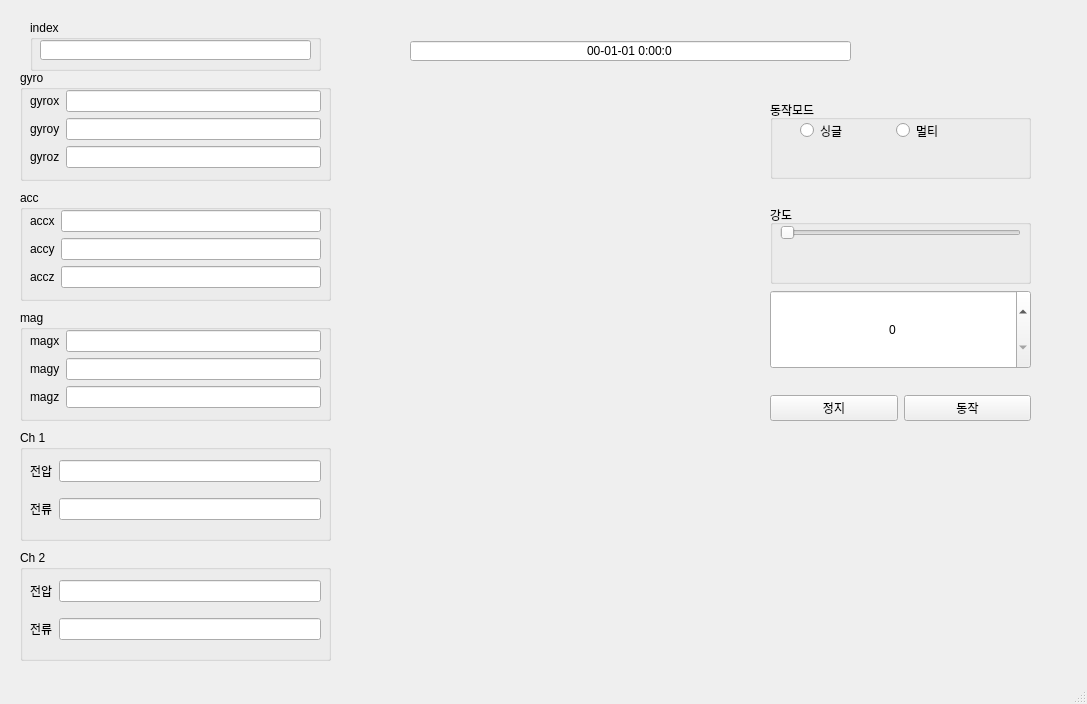
<?xml version="1.0" encoding="UTF-8"?>
<ui version="4.0">
 <class>MainWindow</class>
 <widget class="QMainWindow" name="MainWindow">
  <property name="geometry">
   <rect>
    <x>0</x>
    <y>0</y>
    <width>1087</width>
    <height>704</height>
   </rect>
  </property>
  <property name="sizePolicy">
   <sizepolicy hsizetype="Preferred" vsizetype="Maximum">
    <horstretch>0</horstretch>
    <verstretch>0</verstretch>
   </sizepolicy>
  </property>
  <property name="windowTitle">
   <string>MainWindow</string>
  </property>
  <property name="styleSheet">
   <string notr="true"/>
  </property>
  <widget class="QWidget" name="centralwidget">
   <widget class="QWidget" name="verticalLayoutWidget">
    <property name="geometry">
     <rect>
      <x>770</x>
      <y>100</y>
      <width>261</width>
      <height>321</height>
     </rect>
    </property>
    <layout class="QVBoxLayout" name="verticalLayout">
     <item>
      <widget class="QGroupBox" name="ModeGroupBox">
       <property name="title">
        <string>동작모드</string>
       </property>
       <property name="flat">
        <bool>false</bool>
       </property>
       <widget class="QWidget" name="horizontalLayoutWidget_2">
        <property name="geometry">
         <rect>
          <x>30</x>
          <y>20</y>
          <width>186</width>
          <height>21</height>
         </rect>
        </property>
        <layout class="QHBoxLayout" name="horizontalLayout_2">
         <item>
          <widget class="QRadioButton" name="SingleModeRadioButton">
           <property name="text">
            <string>싱글</string>
           </property>
          </widget>
         </item>
         <item>
          <widget class="QRadioButton" name="MultiModeRadioButton">
           <property name="text">
            <string>멀티</string>
           </property>
          </widget>
         </item>
        </layout>
       </widget>
      </widget>
     </item>
     <item>
      <spacer name="horizontalSpacer">
       <property name="orientation">
        <enum>Qt::Horizontal</enum>
       </property>
       <property name="sizeHint" stdset="0">
        <size>
         <width>40</width>
         <height>20</height>
        </size>
       </property>
      </spacer>
     </item>
     <item>
      <widget class="QGroupBox" name="IntensityGroupBox">
       <property name="title">
        <string>강도</string>
       </property>
       <widget class="QSlider" name="InsensityHorizontalSlider">
        <property name="geometry">
         <rect>
          <x>10</x>
          <y>20</y>
          <width>241</width>
          <height>16</height>
         </rect>
        </property>
        <property name="sizePolicy">
         <sizepolicy hsizetype="Maximum" vsizetype="Expanding">
          <horstretch>0</horstretch>
          <verstretch>0</verstretch>
         </sizepolicy>
        </property>
        <property name="orientation">
         <enum>Qt::Horizontal</enum>
        </property>
       </widget>
      </widget>
     </item>
     <item>
      <widget class="QSpinBox" name="IntensitySpinBox">
       <property name="sizePolicy">
        <sizepolicy hsizetype="Minimum" vsizetype="Preferred">
         <horstretch>0</horstretch>
         <verstretch>0</verstretch>
        </sizepolicy>
       </property>
       <property name="alignment">
        <set>Qt::AlignCenter</set>
       </property>
      </widget>
     </item>
     <item>
      <spacer name="horizontalSpacer_2">
       <property name="orientation">
        <enum>Qt::Horizontal</enum>
       </property>
       <property name="sizeHint" stdset="0">
        <size>
         <width>40</width>
         <height>20</height>
        </size>
       </property>
      </spacer>
     </item>
     <item>
      <layout class="QHBoxLayout" name="CommandGroupBox">
       <item>
        <widget class="QPushButton" name="StopCommandButton">
         <property name="text">
          <string>정지</string>
         </property>
        </widget>
       </item>
       <item>
        <widget class="QPushButton" name="StartCommandButton">
         <property name="text">
          <string>동작</string>
         </property>
        </widget>
       </item>
      </layout>
     </item>
    </layout>
   </widget>
   <widget class="QGroupBox" name="Ch1GroupBox">
    <property name="geometry">
     <rect>
      <x>20</x>
      <y>430</y>
      <width>311</width>
      <height>111</height>
     </rect>
    </property>
    <property name="title">
     <string>Ch 1</string>
    </property>
    <widget class="QWidget" name="verticalLayoutWidget_2">
     <property name="geometry">
      <rect>
       <x>10</x>
       <y>20</y>
       <width>291</width>
       <height>80</height>
      </rect>
     </property>
     <layout class="QVBoxLayout" name="verticalLayout_2">
      <item>
       <layout class="QHBoxLayout" name="horizontalLayout_3">
        <item>
         <widget class="QLabel" name="label_Ch1_vol">
          <property name="text">
           <string>전압</string>
          </property>
         </widget>
        </item>
        <item>
         <widget class="QLineEdit" name="lineEdit_Ch1_vol">
          <property name="sizePolicy">
           <sizepolicy hsizetype="Expanding" vsizetype="Fixed">
            <horstretch>0</horstretch>
            <verstretch>0</verstretch>
           </sizepolicy>
          </property>
          <property name="baseSize">
           <size>
            <width>5</width>
            <height>0</height>
           </size>
          </property>
         </widget>
        </item>
       </layout>
      </item>
      <item>
       <layout class="QHBoxLayout" name="horizontalLayout">
        <item>
         <widget class="QLabel" name="label_Ch1_amp">
          <property name="text">
           <string>전류</string>
          </property>
         </widget>
        </item>
        <item>
         <widget class="QLineEdit" name="lineEdit_Ch1_amp"/>
        </item>
       </layout>
      </item>
     </layout>
    </widget>
   </widget>
   <widget class="QGroupBox" name="Ch2GroupBox">
    <property name="geometry">
     <rect>
      <x>20</x>
      <y>550</y>
      <width>311</width>
      <height>111</height>
     </rect>
    </property>
    <property name="title">
     <string>Ch 2</string>
    </property>
    <widget class="QWidget" name="verticalLayoutWidget_4">
     <property name="geometry">
      <rect>
       <x>10</x>
       <y>20</y>
       <width>291</width>
       <height>80</height>
      </rect>
     </property>
     <layout class="QVBoxLayout" name="verticalLayout_4">
      <item>
       <layout class="QHBoxLayout" name="horizontalLayout_6">
        <item>
         <widget class="QLabel" name="label_Ch2_vol">
          <property name="text">
           <string>전압</string>
          </property>
         </widget>
        </item>
        <item>
         <widget class="QLineEdit" name="lineEdit_Ch2_vol">
          <property name="sizePolicy">
           <sizepolicy hsizetype="Expanding" vsizetype="Fixed">
            <horstretch>0</horstretch>
            <verstretch>0</verstretch>
           </sizepolicy>
          </property>
          <property name="baseSize">
           <size>
            <width>5</width>
            <height>0</height>
           </size>
          </property>
         </widget>
        </item>
       </layout>
      </item>
      <item>
       <layout class="QHBoxLayout" name="horizontalLayout_7">
        <item>
         <widget class="QLabel" name="label_Ch2_amp">
          <property name="text">
           <string>전류</string>
          </property>
         </widget>
        </item>
        <item>
         <widget class="QLineEdit" name="lineEdit_Ch2_amp"/>
        </item>
       </layout>
      </item>
     </layout>
    </widget>
   </widget>
   <widget class="QGroupBox" name="GroupBox_Status_gyro">
    <property name="geometry">
     <rect>
      <x>20</x>
      <y>70</y>
      <width>311</width>
      <height>111</height>
     </rect>
    </property>
    <property name="title">
     <string>gyro</string>
    </property>
    <widget class="QWidget" name="verticalLayoutWidget_5">
     <property name="geometry">
      <rect>
       <x>10</x>
       <y>20</y>
       <width>291</width>
       <height>80</height>
      </rect>
     </property>
     <layout class="QVBoxLayout" name="verticalLayout_5">
      <item>
       <layout class="QHBoxLayout" name="horizontalLayout_8">
        <item>
         <widget class="QLabel" name="label_Status_gyrox">
          <property name="text">
           <string>gyrox</string>
          </property>
         </widget>
        </item>
        <item>
         <widget class="QLineEdit" name="lineEdit_Status_gyrox">
          <property name="sizePolicy">
           <sizepolicy hsizetype="Expanding" vsizetype="Fixed">
            <horstretch>0</horstretch>
            <verstretch>0</verstretch>
           </sizepolicy>
          </property>
          <property name="baseSize">
           <size>
            <width>5</width>
            <height>0</height>
           </size>
          </property>
         </widget>
        </item>
       </layout>
      </item>
      <item>
       <layout class="QHBoxLayout" name="horizontalLayout_11">
        <item>
         <widget class="QLabel" name="label_Status_gyroy">
          <property name="text">
           <string>gyroy</string>
          </property>
         </widget>
        </item>
        <item>
         <widget class="QLineEdit" name="lineEdit_Status_gyroy">
          <property name="sizePolicy">
           <sizepolicy hsizetype="Expanding" vsizetype="Fixed">
            <horstretch>0</horstretch>
            <verstretch>0</verstretch>
           </sizepolicy>
          </property>
          <property name="baseSize">
           <size>
            <width>5</width>
            <height>0</height>
           </size>
          </property>
         </widget>
        </item>
       </layout>
      </item>
      <item>
       <layout class="QHBoxLayout" name="horizontalLayout_9">
        <item>
         <widget class="QLabel" name="label_Status_gyroz">
          <property name="text">
           <string>gyroz</string>
          </property>
         </widget>
        </item>
        <item>
         <widget class="QLineEdit" name="lineEdit_Status_gyroz"/>
        </item>
       </layout>
      </item>
     </layout>
    </widget>
   </widget>
   <widget class="QDateTimeEdit" name="dateTimeEdit">
    <property name="geometry">
     <rect>
      <x>410</x>
      <y>40</y>
      <width>441</width>
      <height>22</height>
     </rect>
    </property>
    <property name="alignment">
     <set>Qt::AlignCenter</set>
    </property>
    <property name="readOnly">
     <bool>true</bool>
    </property>
    <property name="buttonSymbols">
     <enum>QAbstractSpinBox::NoButtons</enum>
    </property>
    <property name="displayFormat">
     <string>yy-MM-dd h:mm:s</string>
    </property>
   </widget>
   <widget class="QGroupBox" name="GroupBox_Status_acc">
    <property name="geometry">
     <rect>
      <x>20</x>
      <y>190</y>
      <width>311</width>
      <height>111</height>
     </rect>
    </property>
    <property name="title">
     <string>acc</string>
    </property>
    <widget class="QWidget" name="verticalLayoutWidget_7">
     <property name="geometry">
      <rect>
       <x>10</x>
       <y>20</y>
       <width>291</width>
       <height>80</height>
      </rect>
     </property>
     <layout class="QVBoxLayout" name="verticalLayout_7">
      <item>
       <layout class="QHBoxLayout" name="horizontalLayout_14">
        <item>
         <widget class="QLabel" name="label_Status_accx">
          <property name="text">
           <string>accx</string>
          </property>
         </widget>
        </item>
        <item>
         <widget class="QLineEdit" name="lineEdit_Status_accx">
          <property name="sizePolicy">
           <sizepolicy hsizetype="Expanding" vsizetype="Fixed">
            <horstretch>0</horstretch>
            <verstretch>0</verstretch>
           </sizepolicy>
          </property>
          <property name="baseSize">
           <size>
            <width>5</width>
            <height>0</height>
           </size>
          </property>
         </widget>
        </item>
       </layout>
      </item>
      <item>
       <layout class="QHBoxLayout" name="horizontalLayout_15">
        <item>
         <widget class="QLabel" name="label_Status_accy">
          <property name="text">
           <string>accy</string>
          </property>
         </widget>
        </item>
        <item>
         <widget class="QLineEdit" name="lineEdit_Status_accy">
          <property name="sizePolicy">
           <sizepolicy hsizetype="Expanding" vsizetype="Fixed">
            <horstretch>0</horstretch>
            <verstretch>0</verstretch>
           </sizepolicy>
          </property>
          <property name="baseSize">
           <size>
            <width>5</width>
            <height>0</height>
           </size>
          </property>
         </widget>
        </item>
       </layout>
      </item>
      <item>
       <layout class="QHBoxLayout" name="horizontalLayout_16">
        <item>
         <widget class="QLabel" name="label_Status_accz">
          <property name="text">
           <string>accz</string>
          </property>
         </widget>
        </item>
        <item>
         <widget class="QLineEdit" name="lineEdit_Status_accz"/>
        </item>
       </layout>
      </item>
     </layout>
    </widget>
   </widget>
   <widget class="QGroupBox" name="GroupBox_Status_mag">
    <property name="geometry">
     <rect>
      <x>20</x>
      <y>310</y>
      <width>311</width>
      <height>111</height>
     </rect>
    </property>
    <property name="title">
     <string>mag</string>
    </property>
    <widget class="QWidget" name="verticalLayoutWidget_9">
     <property name="geometry">
      <rect>
       <x>10</x>
       <y>20</y>
       <width>291</width>
       <height>80</height>
      </rect>
     </property>
     <layout class="QVBoxLayout" name="verticalLayout_9">
      <item>
       <layout class="QHBoxLayout" name="horizontalLayout_20">
        <item>
         <widget class="QLabel" name="label_Status_magx">
          <property name="text">
           <string>magx</string>
          </property>
         </widget>
        </item>
        <item>
         <widget class="QLineEdit" name="lineEdit_Status_magx">
          <property name="sizePolicy">
           <sizepolicy hsizetype="Expanding" vsizetype="Fixed">
            <horstretch>0</horstretch>
            <verstretch>0</verstretch>
           </sizepolicy>
          </property>
          <property name="baseSize">
           <size>
            <width>5</width>
            <height>0</height>
           </size>
          </property>
         </widget>
        </item>
       </layout>
      </item>
      <item>
       <layout class="QHBoxLayout" name="horizontalLayout_21">
        <item>
         <widget class="QLabel" name="label_Status_magy">
          <property name="text">
           <string>magy</string>
          </property>
         </widget>
        </item>
        <item>
         <widget class="QLineEdit" name="lineEdit_Status_magy">
          <property name="sizePolicy">
           <sizepolicy hsizetype="Expanding" vsizetype="Fixed">
            <horstretch>0</horstretch>
            <verstretch>0</verstretch>
           </sizepolicy>
          </property>
          <property name="baseSize">
           <size>
            <width>5</width>
            <height>0</height>
           </size>
          </property>
         </widget>
        </item>
       </layout>
      </item>
      <item>
       <layout class="QHBoxLayout" name="horizontalLayout_22">
        <item>
         <widget class="QLabel" name="label_Status_magz">
          <property name="text">
           <string>magz</string>
          </property>
         </widget>
        </item>
        <item>
         <widget class="QLineEdit" name="lineEdit_Status_magz"/>
        </item>
       </layout>
      </item>
     </layout>
    </widget>
   </widget>
   <widget class="QGroupBox" name="groupBox">
    <property name="geometry">
     <rect>
      <x>30</x>
      <y>20</y>
      <width>291</width>
      <height>51</height>
     </rect>
    </property>
    <property name="title">
     <string>index</string>
    </property>
    <widget class="QLineEdit" name="Index_lineEdit">
     <property name="geometry">
      <rect>
       <x>10</x>
       <y>20</y>
       <width>271</width>
       <height>20</height>
      </rect>
     </property>
    </widget>
   </widget>
   <widget class="QWidget" name="widget" native="true">
    <property name="geometry">
     <rect>
      <x>380</x>
      <y>100</y>
      <width>331</width>
      <height>541</height>
     </rect>
    </property>
    <property name="styleSheet">
     <string notr="true">border-image: url(:/newPrefix/Endermologie-Lipo-Massage-Screen.jpg);</string>
    </property>
   </widget>
  </widget>
  <widget class="QMenuBar" name="menubar">
   <property name="geometry">
    <rect>
     <x>0</x>
     <y>0</y>
     <width>1087</width>
     <height>22</height>
    </rect>
   </property>
  </widget>
  <widget class="QStatusBar" name="statusbar"/>
 </widget>
 <resources>
  <include location="resource_terminal_display.qrc"/>
 </resources>
 <connections>
  <connection>
   <sender>StopCommandButton</sender>
   <signal>clicked()</signal>
   <receiver>MainWindow</receiver>
   <slot>commandstop()</slot>
   <hints>
    <hint type="sourcelabel">
     <x>644</x>
     <y>355</y>
    </hint>
    <hint type="destinationlabel">
     <x>486</x>
     <y>299</y>
    </hint>
   </hints>
  </connection>
  <connection>
   <sender>InsensityHorizontalSlider</sender>
   <signal>valueChanged(int)</signal>
   <receiver>IntensitySpinBox</receiver>
   <slot>setValue(int)</slot>
   <hints>
    <hint type="sourcelabel">
     <x>711</x>
     <y>238</y>
    </hint>
    <hint type="destinationlabel">
     <x>711</x>
     <y>251</y>
    </hint>
   </hints>
  </connection>
  <connection>
   <sender>StartCommandButton</sender>
   <signal>clicked()</signal>
   <receiver>MainWindow</receiver>
   <slot>commandstart()</slot>
   <hints>
    <hint type="sourcelabel">
     <x>776</x>
     <y>355</y>
    </hint>
    <hint type="destinationlabel">
     <x>486</x>
     <y>299</y>
    </hint>
   </hints>
  </connection>
  <connection>
   <sender>MultiModeRadioButton</sender>
   <signal>clicked(bool)</signal>
   <receiver>MainWindow</receiver>
   <slot>MultiModeClicked(bool)</slot>
   <hints>
    <hint type="sourcelabel">
     <x>751</x>
     <y>122</y>
    </hint>
    <hint type="destinationlabel">
     <x>486</x>
     <y>269</y>
    </hint>
   </hints>
  </connection>
  <connection>
   <sender>SingleModeRadioButton</sender>
   <signal>clicked(bool)</signal>
   <receiver>MainWindow</receiver>
   <slot>SingleModeClicked(bool)</slot>
   <hints>
    <hint type="sourcelabel">
     <x>656</x>
     <y>122</y>
    </hint>
    <hint type="destinationlabel">
     <x>486</x>
     <y>269</y>
    </hint>
   </hints>
  </connection>
  <connection>
   <sender>IntensitySpinBox</sender>
   <signal>valueChanged(int)</signal>
   <receiver>MainWindow</receiver>
   <slot>changeIntensityValue(int)</slot>
   <hints>
    <hint type="sourcelabel">
     <x>711</x>
     <y>251</y>
    </hint>
    <hint type="destinationlabel">
     <x>486</x>
     <y>269</y>
    </hint>
   </hints>
  </connection>
  <connection>
   <sender>IntensitySpinBox</sender>
   <signal>valueChanged(int)</signal>
   <receiver>InsensityHorizontalSlider</receiver>
   <slot>setValue(int)</slot>
   <hints>
    <hint type="sourcelabel">
     <x>711</x>
     <y>251</y>
    </hint>
    <hint type="destinationlabel">
     <x>711</x>
     <y>238</y>
    </hint>
   </hints>
  </connection>
 </connections>
 <slots>
  <slot>changeIntensityValue(int)</slot>
  <slot>commandstop()</slot>
  <slot>commandstart()</slot>
  <slot>MultiModeClicked(bool)</slot>
  <slot>SingleModeClicked(bool)</slot>
 </slots>
</ui>
